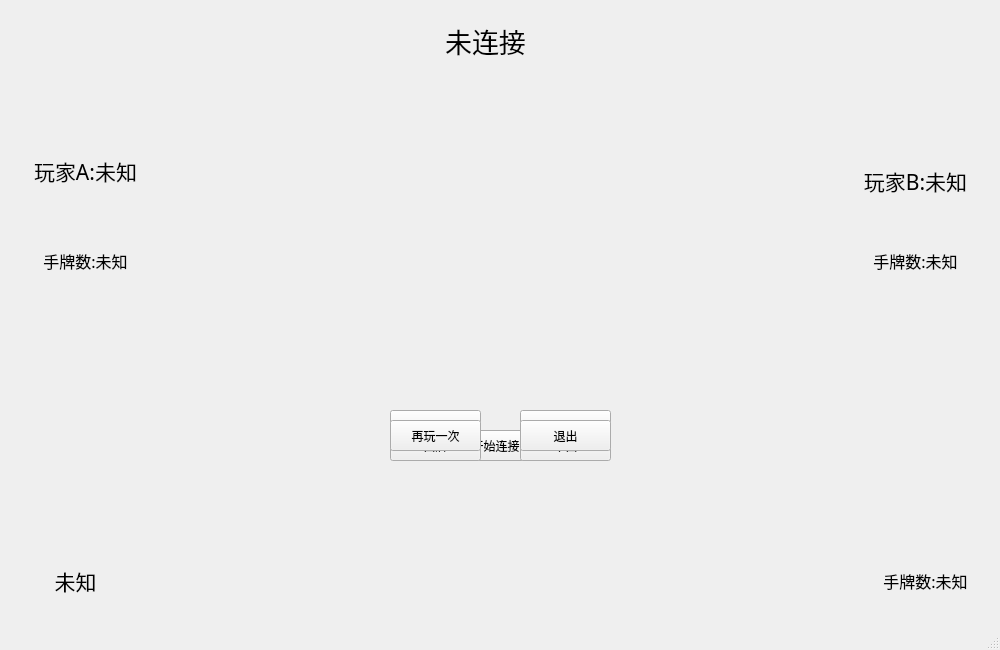
<?xml version="1.0" encoding="UTF-8"?>
<ui version="4.0">
 <class>MainWindow</class>
 <widget class="QMainWindow" name="MainWindow">
  <property name="geometry">
   <rect>
    <x>0</x>
    <y>0</y>
    <width>1000</width>
    <height>650</height>
   </rect>
  </property>
  <property name="minimumSize">
   <size>
    <width>1000</width>
    <height>650</height>
   </size>
  </property>
  <property name="windowTitle">
   <string>ClientC</string>
  </property>
  <widget class="QWidget" name="centralwidget">
   <widget class="QPushButton" name="pushButtonStart">
    <property name="geometry">
     <rect>
      <x>450</x>
      <y>430</y>
      <width>91</width>
      <height>31</height>
     </rect>
    </property>
    <property name="text">
     <string>开始连接</string>
    </property>
   </widget>
   <widget class="QPushButton" name="pushButtonRun">
    <property name="geometry">
     <rect>
      <x>390</x>
      <y>410</y>
      <width>91</width>
      <height>31</height>
     </rect>
    </property>
    <property name="text">
     <string>叫地主</string>
    </property>
   </widget>
   <widget class="QPushButton" name="pushButtonNotRun">
    <property name="geometry">
     <rect>
      <x>520</x>
      <y>410</y>
      <width>91</width>
      <height>31</height>
     </rect>
    </property>
    <property name="text">
     <string>不叫</string>
    </property>
   </widget>
   <widget class="QPushButton" name="pushButtonSubmit">
    <property name="geometry">
     <rect>
      <x>390</x>
      <y>430</y>
      <width>91</width>
      <height>31</height>
     </rect>
    </property>
    <property name="text">
     <string>出牌</string>
    </property>
   </widget>
   <widget class="QPushButton" name="pushButtonSkip">
    <property name="geometry">
     <rect>
      <x>520</x>
      <y>430</y>
      <width>91</width>
      <height>31</height>
     </rect>
    </property>
    <property name="text">
     <string>不出</string>
    </property>
   </widget>
   <widget class="QLabel" name="labelInfo">
    <property name="geometry">
     <rect>
      <x>350</x>
      <y>10</y>
      <width>271</width>
      <height>61</height>
     </rect>
    </property>
    <property name="font">
     <font>
      <family>楷体</family>
      <pointsize>20</pointsize>
     </font>
    </property>
    <property name="text">
     <string>未连接</string>
    </property>
    <property name="alignment">
     <set>Qt::AlignCenter</set>
    </property>
   </widget>
   <widget class="QLabel" name="labelBStatus">
    <property name="geometry">
     <rect>
      <x>10</x>
      <y>140</y>
      <width>151</width>
      <height>61</height>
     </rect>
    </property>
    <property name="font">
     <font>
      <family>楷体</family>
      <pointsize>16</pointsize>
     </font>
    </property>
    <property name="text">
     <string>玩家A:未知</string>
    </property>
    <property name="alignment">
     <set>Qt::AlignCenter</set>
    </property>
   </widget>
   <widget class="QLabel" name="labelCStatus">
    <property name="geometry">
     <rect>
      <x>840</x>
      <y>150</y>
      <width>151</width>
      <height>61</height>
     </rect>
    </property>
    <property name="font">
     <font>
      <family>楷体</family>
      <pointsize>16</pointsize>
     </font>
    </property>
    <property name="text">
     <string>玩家B:未知</string>
    </property>
    <property name="alignment">
     <set>Qt::AlignCenter</set>
    </property>
   </widget>
   <widget class="QLabel" name="labelAStatus">
    <property name="geometry">
     <rect>
      <x>0</x>
      <y>550</y>
      <width>151</width>
      <height>61</height>
     </rect>
    </property>
    <property name="font">
     <font>
      <family>楷体</family>
      <pointsize>16</pointsize>
     </font>
    </property>
    <property name="text">
     <string>未知</string>
    </property>
    <property name="alignment">
     <set>Qt::AlignCenter</set>
    </property>
   </widget>
   <widget class="QLabel" name="labelBCardNum">
    <property name="geometry">
     <rect>
      <x>10</x>
      <y>230</y>
      <width>151</width>
      <height>61</height>
     </rect>
    </property>
    <property name="font">
     <font>
      <family>楷体</family>
      <pointsize>12</pointsize>
     </font>
    </property>
    <property name="text">
     <string>手牌数:未知</string>
    </property>
    <property name="alignment">
     <set>Qt::AlignCenter</set>
    </property>
   </widget>
   <widget class="QLabel" name="labelCCardNum">
    <property name="geometry">
     <rect>
      <x>840</x>
      <y>230</y>
      <width>151</width>
      <height>61</height>
     </rect>
    </property>
    <property name="font">
     <font>
      <family>楷体</family>
      <pointsize>12</pointsize>
     </font>
    </property>
    <property name="text">
     <string>手牌数:未知</string>
    </property>
    <property name="alignment">
     <set>Qt::AlignCenter</set>
    </property>
   </widget>
   <widget class="QLabel" name="labelACardNum">
    <property name="geometry">
     <rect>
      <x>850</x>
      <y>550</y>
      <width>151</width>
      <height>61</height>
     </rect>
    </property>
    <property name="font">
     <font>
      <family>楷体</family>
      <pointsize>12</pointsize>
     </font>
    </property>
    <property name="text">
     <string>手牌数:未知</string>
    </property>
    <property name="alignment">
     <set>Qt::AlignCenter</set>
    </property>
   </widget>
   <widget class="QPushButton" name="pushButtonRestart">
    <property name="geometry">
     <rect>
      <x>390</x>
      <y>420</y>
      <width>91</width>
      <height>31</height>
     </rect>
    </property>
    <property name="text">
     <string>再玩一次</string>
    </property>
   </widget>
   <widget class="QLabel" name="labelBIsRun">
    <property name="geometry">
     <rect>
      <x>190</x>
      <y>180</y>
      <width>151</width>
      <height>61</height>
     </rect>
    </property>
    <property name="font">
     <font>
      <family>楷体</family>
      <pointsize>16</pointsize>
     </font>
    </property>
    <property name="text">
     <string/>
    </property>
    <property name="alignment">
     <set>Qt::AlignCenter</set>
    </property>
   </widget>
   <widget class="QLabel" name="labelCIsRun">
    <property name="geometry">
     <rect>
      <x>680</x>
      <y>180</y>
      <width>151</width>
      <height>61</height>
     </rect>
    </property>
    <property name="font">
     <font>
      <family>楷体</family>
      <pointsize>16</pointsize>
     </font>
    </property>
    <property name="text">
     <string/>
    </property>
    <property name="alignment">
     <set>Qt::AlignCenter</set>
    </property>
   </widget>
   <widget class="QPushButton" name="pushButtonQuit">
    <property name="geometry">
     <rect>
      <x>520</x>
      <y>420</y>
      <width>91</width>
      <height>31</height>
     </rect>
    </property>
    <property name="text">
     <string>退出</string>
    </property>
   </widget>
   <widget class="QLabel" name="labelAIsRun">
    <property name="geometry">
     <rect>
      <x>170</x>
      <y>450</y>
      <width>151</width>
      <height>61</height>
     </rect>
    </property>
    <property name="font">
     <font>
      <family>楷体</family>
      <pointsize>16</pointsize>
     </font>
    </property>
    <property name="text">
     <string/>
    </property>
    <property name="alignment">
     <set>Qt::AlignCenter</set>
    </property>
   </widget>
  </widget>
  <widget class="QMenuBar" name="menubar">
   <property name="geometry">
    <rect>
     <x>0</x>
     <y>0</y>
     <width>1000</width>
     <height>21</height>
    </rect>
   </property>
  </widget>
  <widget class="QStatusBar" name="statusbar"/>
 </widget>
 <resources/>
 <connections/>
</ui>
